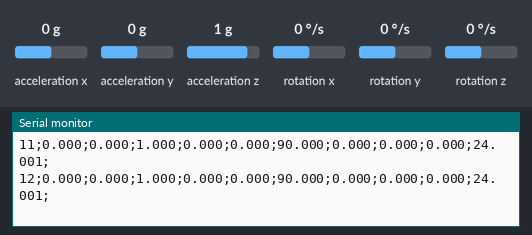
Bench run of a sketch on a simulated Teensy 4. On the bench: the last lines printed to the serial monitor. Wiring (inferred from the names in the program): MPU-6050 motion sensor at I2C address 0x68. The test bench sets the inputs (shaded band); at power-on: acceleration z 1 g, acceleration x 0 g, acceleration y 0 g, rotation x 0 °/s, rotation y 0 °/s, rotation z 0 °/s.

Above: at 1.3 s.
1.4 s: acceleration z set to 0 g
At 1.54 s:
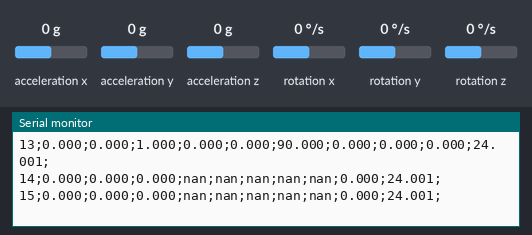
3.0 s: acceleration x set to -1.4 g
At 3.07 s:
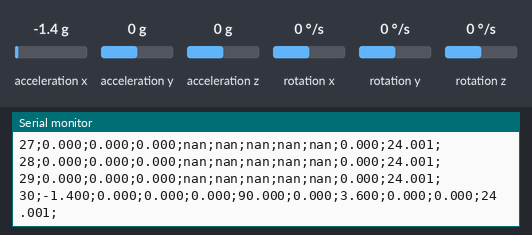
4.5 s: acceleration y set to -1.4 g
At 4.6 s:
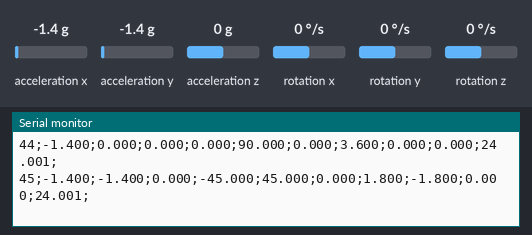
6.0 s: rotation x set to -192 °/s
At 6.02 s:
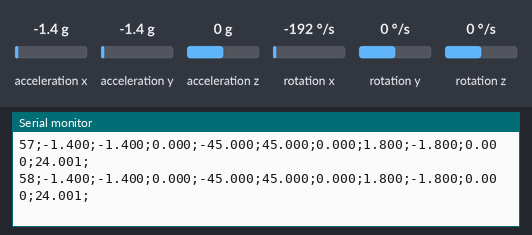
7.5 s: rotation y set to -192 °/s
At 7.56 s:
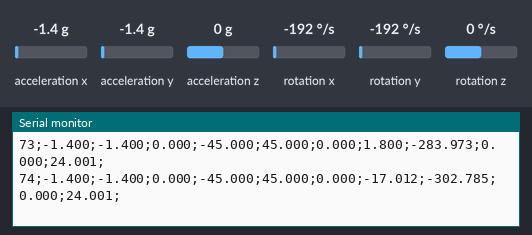
Timing chart, 0 to 10.0 s (numbered marks = the images above; inputs shaded):
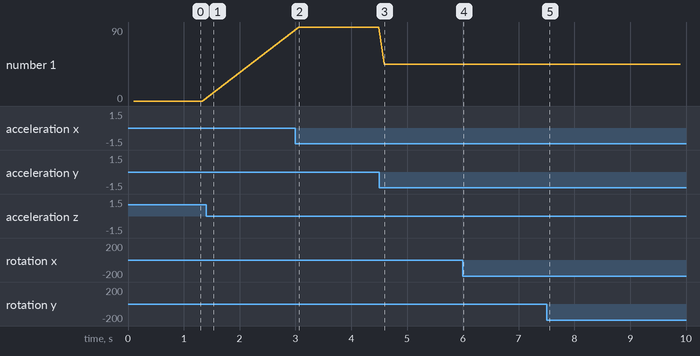

Measured:
- after the input at 1.4 s, the serial monitor: prints a new line at once (image 1)
- after the input at 3.0 s, the serial monitor: prints a new line after 0.06 s (image 2)
- after the input at 4.5 s, the serial monitor: prints a new line after 0.09 s (image 3)
- after the input at 7.5 s, the serial monitor: prints a new line after 0.05 s (image 5)

The sketch:

GY521_all_data.ino
```cpp
#include "GY521_csv.h"

GY521_csv* gy_csv = new GY521_csv(AD0_LOW);

void setup()
{
    Serial.begin(115200);
    Serial.println(__FILE__);

    Wire.begin();

    gy_csv->setColumns( "_100ms", COUNTER + TEMP            // if you want to have a counter, you can precise the time unit
                               + ACCELX + ACCELY + ACCELZ   // in the first argument with 6 characters like "1200ms" or "__60ms"
                               + ANGLEX + ANGLEY + ANGLEZ
                               + PITCH  + ROLL   + YAW   ); // order is not important
    // if you don't want to use the counter, you dont need to spécify the measure period
    // just use gy_csv->setColumns( ACCELX + ACCELY + ACCELZ );

    delay(100);
    while ( !gy_csv->isConnected() )
    {
        Serial.print(millis());
        Serial.println("\tCould not connect to GY521");
        delay(1000);
    }
    gy_csv->setSensitivity(8, 1);   // 8g and 500 degrees/s

    gy_csv->setThrottle();
    Serial.println("start...");

    // set calibration values from calibration sketch.
    gy_csv->setCalibrationValues(0,0,0,  // accel calibration from GY512 library calibration example
                                 0,0,0); // gyro  calibration from GY512 library calibration example

    gy_csv->printHeader();
}


void loop()
{
    gy_csv->update();
    gy_csv->printData();
    delay(100);
}
```

GY521.cpp
```cpp
// (licence header left out)
#include "GY521.h"

// keep register names in sync with BIG MPU6050 lib
#include "GY521_registers.h"

#define GY521_WAKEUP                 0x00

#define RAD2DEGREES                 (180.0 / PI)
#define RAW2DPS_FACTOR              (1.0 / 131.0)
#define RAW2G_FACTOR                (1.0 / 16384.0)


/////////////////////////////////////////////////////
//
// PUBLIC
//
GY521::GY521(uint8_t address, TwoWire *wire)
{
  _address = address;
  _wire    = wire;
  reset();
}


#if defined (ESP8266) || defined(ESP32)
bool GY521::begin(uint8_t sda, uint8_t scl)
{
  _wire->begin(sda, scl);
  if (isConnected())
  {
    return wakeup();
  }
  return false;
}
#endif


bool GY521::begin()
{
  _wire->begin();
  if (isConnected())
  {
    return wakeup();
  }
  return false;
}


bool GY521::isConnected()
{
  _wire->beginTransmission(_address);
  return (_wire->endTransmission() == 0);
}

void GY521::reset()
{
  setThrottleTime(GY521_THROTTLE_TIME);

  _ax  = _ay  = _az  = 0;
  _aax = _aay = _aaz = 0;
  _gx  = _gy  = _gz  = 0;
  _pitch = 0;
  _roll  = 0;
  _yaw   = 0;
}


bool GY521::wakeup()
{
  _wire->beginTransmission(_address);
  _wire->write(GY521_PWR_MGMT_1);
  _wire->write(GY521_WAKEUP);
  return (_wire->endTransmission() == 0);
}


int16_t GY521::read()
{
  uint32_t now = millis();
  if (_throttle)
  {
    if ((now - _lastTime) < _throttleTime)
    {
      // not an error.
      return GY521_THROTTLED;
    }
  }
  _lastTime = now;

  // Connected ?
  _wire->beginTransmission(_address);
  _wire->write(GY521_ACCEL_XOUT_H);
  if (_wire->endTransmission() != 0)
  {
    _error = GY521_ERROR_WRITE;
    return _error;
  }

  // Get the data
  int8_t n = _wire->requestFrom(_address, (uint8_t)14);
  if (n != 14)
  {
    _error = GY521_ERROR_READ;
    return _error;
  }
  // ACCELEROMETER
  _ax = _WireRead2();  // ACCEL_XOUT_H  ACCEL_XOUT_L
  _ay = _WireRead2();  // ACCEL_YOUT_H  ACCEL_YOUT_L
  _az = _WireRead2();  // ACCEL_ZOUT_H  ACCEL_ZOUT_L
  // TEMPERATURE
  _temperature = _WireRead2(); // TEMP_OUT_H    TEMP_OUT_L
  // GYROSCOPE
  _gx = _WireRead2();  // GYRO_XOUT_H   GYRO_XOUT_L
  _gy = _WireRead2();  // GYRO_YOUT_H   GYRO_YOUT_L
  _gz = _WireRead2();  // GYRO_ZOUT_H   GYRO_ZOUT_L

  // duration interval
  now = micros();
  float duration = (now - _lastMicros) * 1e-6;  // duration in seconds.
  _lastMicros = now;


  // next lines might be merged per axis.

  // Convert raw acceleration to g's
  _ax *= _raw2g;
  _ay *= _raw2g;
  _az *= _raw2g;

  // Error correct raw acceleration (in g) measurements  // #18 kudos to Merkxic
  _ax += axe;
  _ay += aye;
  _az += aze;

  // prepare for Pitch Roll Yaw
  float _ax2 = _ax * _ax;
  float _ay2 = _ay * _ay;
  float _az2 = _az * _az;

  _aax = atan(       _ay / sqrt(_ax2 + _az2)) * RAD2DEGREES;
  _aay = atan(-1.0 * _ax / sqrt(_ay2 + _az2)) * RAD2DEGREES;
  _aaz = atan(       _az / sqrt(_ax2 + _ay2)) * RAD2DEGREES;
  // optimize #22
  // _aax = atan(_ay / hypot(_ax, _az)) * RAD2DEGREES;
  // _aay = atan(-1.0 * _ax / hypot(_ay, _az)) * RAD2DEGREES;
  // _aaz = atan(_az / hypot(_ax, _ay)) * RAD2DEGREES;

  // Convert to Celsius
  _temperature = _temperature * 0.00294117647 + 36.53;  //  == /340.0  + 36.53;

  // Convert raw Gyro to degrees/seconds
  _gx *= _raw2dps;
  _gy *= _raw2dps;
  _gz *= _raw2dps;

  // Error correct raw gyro measurements.
  _gx += gxe;
  _gy += gye;
  _gz += gze;

  _gax += _gx * duration;
  _gay += _gy * duration;
  _gaz += _gz * duration;

  _yaw   = _gaz;
  _pitch = 0.96 * _gay + 0.04 * _aay;
  _roll  = 0.96 * _gax + 0.04 * _aax;

  return GY521_OK;
}


bool GY521::setAccelSensitivity(uint8_t as)
{
  _afs = as;
  if (_afs > 3) _afs = 3;
  uint8_t val = getRegister(GY521_ACCEL_CONFIG);
  if (_error != 0)
  {
    return false;
  }
  // no need to write same value
  if (((val >> 3) & 3) != _afs)
  {
    val &= 0xE7;
    val |= (_afs << 3);
    if (setRegister(GY521_ACCEL_CONFIG, val) != GY521_OK)
    {
      return false;
    }
  }
  // calculate conversion factor.  // 4 possible values => lookup table?
  _raw2g = (1 << _afs) * RAW2G_FACTOR;
  return true;
}


uint8_t GY521::getAccelSensitivity()
{
  uint8_t val = getRegister(GY521_ACCEL_CONFIG);
  if (_error != GY521_OK)
  {
    return _error; // return and propagate error (best thing to do)
  }
  _afs = (val >> 3) & 3;
  return _afs;
}


bool GY521::setGyroSensitivity(uint8_t gs)
{
  _gfs = gs;
  if (_gfs > 3) _gfs = 3;
  uint8_t val = getRegister(GY521_GYRO_CONFIG);
  if (_error != 0)
  {
    return false;
  }
  // no need to write same value
  if (((val >> 3) & 3) != _gfs)
  {
    val &= 0xE7;
    val |= (_gfs << 3);
    if (setRegister(GY521_GYRO_CONFIG, val) != GY521_OK)
    {
      return false;
    }
  }
  // calculate conversion factor..  // 4 possible values => lookup table?
  _raw2dps = (1 << _gfs) * RAW2DPS_FACTOR;
  return true;
}


uint8_t GY521::getGyroSensitivity()
{
  uint8_t val = getRegister(GY521_GYRO_CONFIG);
  if (_error != GY521_OK)
  {
    return _error; // return and propagate error (best thing to do)
  }
  _gfs = (val >> 3) & 3;
  return _gfs;
}


uint8_t GY521::setRegister(uint8_t reg, uint8_t value)
{
  _wire->beginTransmission(_address);
  _wire->write(reg);
  _wire->write(value);
  // no need to do anything if not connected.
  if (_wire->endTransmission() != 0)
  {
    _error = GY521_ERROR_WRITE;
    return _error;
  }
  return GY521_OK;
}


uint8_t GY521::getRegister(uint8_t reg)
{
  _wire->beginTransmission(_address);
  _wire->write(reg);
  if (_wire->endTransmission() != 0)
  {
    _error = GY521_ERROR_WRITE;
    return _error;
  }
  uint8_t n = _wire->requestFrom(_address, (uint8_t) 1);
  if (n != 1)
  {
    _error = GY521_ERROR_READ;
    return _error;
  }
  uint8_t val = _wire->read();
  return val;
}


// to read register of 2 bytes.
int16_t GY521::_WireRead2()
{
  int16_t tmp = _wire->read();
  tmp <<= 8;
  tmp |= _wire->read();
  return tmp;
}


// -- END OF FILE --
```

GY521.h
```cpp
#pragma once
//
//    FILE: GY521.h
//  AUTHOR: Rob Tillaart
// VERSION: 0.3.6
// PURPOSE: Arduino library for I2C GY521 accelerometer-gyroscope sensor
//     URL: https://github.com/RobTillaart/GY521
//
// HISTORY:
// see GY521.cpp file
//


#include "Arduino.h"
#include "Wire.h"


#define GY521_LIB_VERSION           (F("0.3.6"))


#ifndef GY521_THROTTLE_TIME
#define GY521_THROTTLE_TIME         10   // milliseconds
#endif


// ERROR CODES
#define GY521_OK                     0
#define GY521_THROTTLED              1
#define GY521_ERROR_READ            -1
#define GY521_ERROR_WRITE           -2
#define GY521_ERROR_NOT_CONNECTED   -3


class GY521
{
public:
  GY521(uint8_t address = 0x69, TwoWire *wire = &Wire); // 0x68 or 0x69


#if defined (ESP8266) || defined(ESP32)
  bool     begin(uint8_t sda, uint8_t scl);
#endif
  bool     begin();
  bool     isConnected();
  void     reset();


  bool     wakeup();
  // throttle to force delay between reads.
  void     setThrottle(bool throttle = true) { _throttle = throttle; };
  bool     getThrottle()                     { return _throttle; };
  // 0..65535 (max milliseconds == roughly 1 minute.
  void     setThrottleTime(uint16_t ti )     { _throttleTime = ti; };
  uint16_t getThrottleTime()                 { return _throttleTime; };


  // returns GY521_OK or one of the error codes above.
  int16_t  read();

  // SET BEFORE READ
  // as = 0,1,2,3 ==> 2g 4g 8g 16g
  bool     setAccelSensitivity(uint8_t as);
  uint8_t  getAccelSensitivity();          // returns 0,1,2,3
  // gs = 0,1,2,3  ==>  250, 500, 1000, 2000 degrees/second
  bool     setGyroSensitivity(uint8_t gs);
  uint8_t  getGyroSensitivity();           // returns 0,1,2,3

  // CALL AFTER READ
  float    getAccelX()   { return _ax; };
  float    getAccelY()   { return _ay; };
  float    getAccelZ()   { return _az; };
  float    getAngleX()   { return _aax; };
  float    getAngleY()   { return _aay; };
  float    getAngleZ()   { return _aaz; };
  float    getTemperature() { return _temperature; };
  float    getGyroX()    { return _gx; };
  float    getGyroY()    { return _gy; };
  float    getGyroZ()    { return _gz; };
  float    getPitch()    { return _pitch; };
  float    getRoll()     { return _roll; };
  float    getYaw()      { return _yaw; };


  // last time sensor is actually read.
  uint32_t lastTime()    { return _lastTime; };


  // generic worker to get access to all functionality
  uint8_t  setRegister(uint8_t reg, uint8_t value);
  uint8_t  getRegister(uint8_t reg);


  // get last error and reset error to OK.
  int16_t  getError()    { return _error; _error = GY521_OK; };


  // calibration errors
  float    axe = 0, aye = 0, aze = 0;  // accelerometer errors
  float    gxe = 0, gye = 0, gze = 0;  // gyro errors


private:
  uint8_t  _address;                // I2C address
  bool     _throttle = true;        // to prevent reading too fast
  uint16_t _throttleTime = GY521_THROTTLE_TIME;
  uint32_t _lastTime = 0;           // to measure duration for math & throttle
  uint32_t _lastMicros = 0;         // to measure duration for math & throttle
  int16_t  _error = GY521_OK;       // initially everything is OK

  uint8_t  _afs = 0;                // sensitivity factor
  float    _raw2g = 1.0/16384.0;    // raw data to gravity g's
  float    _ax, _ay, _az;           // accelerometer raw
  float    _aax, _aay, _aaz;        // accelerometer processed

  uint8_t  _gfs = 0;
  float    _raw2dps = 1.0/131.0;
  float    _gx, _gy, _gz;           // gyro raw
  float    _gax, _gay, _gaz;        // gyro processed.
  float    _pitch, _roll, _yaw;     // used by user

  float    _temperature = 0;

  // to read register of 2 bytes.
  int16_t  _WireRead2();

  TwoWire*  _wire;
};


// -- END OF FILE --
```

GY521_csv.cpp
```cpp
#include "GY521_csv.h"

GY521_csv::GY521_csv(int AD0_level) : sensor(GY521(AD0_level)) {}

void GY521_csv::setColumns(int columns) { col = columns; }
void GY521_csv::setColumns(char* counterFormat, int columns) {
    for (int i = 0; i < COUNTER_FORMAT_LENGTH; i++ ) {
        cntFormat[i] = counterFormat[i];
    }
    setColumns(columns);
}

void GY521_csv::update() {
    sensor.read();
    if (col &              0b1) counter++;
    if (col &             0b10) accelx = sensor.getAccelX();
    if (col &            0b100) accely = sensor.getAccelY();
    if (col &           0b1000) accelz = sensor.getAccelZ();
    if (col &          0b10000) anglex = sensor.getAngleX();
    if (col &         0b100000) angley = sensor.getAngleY();
    if (col &        0b1000000) anglez = sensor.getAngleZ();
    if (col &       0b10000000) gyrox  = sensor.getGyroX();
    if (col &      0b100000000) gyroy  = sensor.getGyroY();
    if (col &     0b1000000000) gyroz  = sensor.getGyroZ();
    if (col &    0b10000000000) pitch  = sensor.getPitch();
    if (col &   0b100000000000) roll   = sensor.getRoll();
    if (col &  0b1000000000000) yaw    = sensor.getYaw();
    if (col & 0b10000000000000) temp   = sensor.getTemperature();
}
void GY521_csv::printHeader() {
    if (col &              0b1) {
                                Serial.print("Counter_");
                                Serial.print(cntFormat);
                                Serial.print(';');
    }
    if (col &             0b10) Serial.print("Accelx;");
    if (col &            0b100) Serial.print("Accely;");
    if (col &           0b1000) Serial.print("Accelz;");
    if (col &          0b10000) Serial.print("Anglex;");
    if (col &         0b100000) Serial.print("Angley;");
    if (col &        0b1000000) Serial.print("Anglez;");
    if (col &       0b10000000) Serial.print("Gyrox;");
    if (col &      0b100000000) Serial.print("Gyroy;");
    if (col &     0b1000000000) Serial.print("Gyroz;");
    if (col &    0b10000000000) Serial.print("Pitch;");
    if (col &   0b100000000000) Serial.print("Roll;");
    if (col &  0b1000000000000) Serial.print("Yaw;");
    if (col & 0b10000000000000) Serial.print("Temperature;");
    Serial.println();
}
void GY521_csv::printData() {
    if (col &              0b1) { Serial.print(counter);   Serial.print(';'); }
    if (col &             0b10) { Serial.print(accelx, 3); Serial.print(';'); }
    if (col &            0b100) { Serial.print(accely, 3); Serial.print(';'); }
    if (col &           0b1000) { Serial.print(accelz, 3); Serial.print(';'); }
    if (col &          0b10000) { Serial.print(anglex, 3); Serial.print(';'); }
    if (col &         0b100000) { Serial.print(angley, 3); Serial.print(';'); }
    if (col &        0b1000000) { Serial.print(anglez, 3); Serial.print(';'); }
    if (col &       0b10000000) { Serial.print(gyrox,  3); Serial.print(';'); }
    if (col &      0b100000000) { Serial.print(gyroy,  3); Serial.print(';'); }
    if (col &     0b1000000000) { Serial.print(gyroz,  3); Serial.print(';'); }
    if (col &    0b10000000000) { Serial.print(pitch,  3); Serial.print(';'); }
    if (col &   0b100000000000) { Serial.print(roll,   3); Serial.print(';'); }
    if (col &  0b1000000000000) { Serial.print(yaw,    3); Serial.print(';'); }
    if (col & 0b10000000000000) { Serial.print(temp,   3); Serial.print(';'); }

    Serial.println();
}

void GY521_csv::initGY521() {

}

bool GY521_csv::isConnected() { return sensor.wakeup(); }

void GY521_csv::setSensitivity(int accel, int gyro) {
    sensor.setAccelSensitivity(accel); // 8 = 8g
    sensor.setGyroSensitivity(gyro);   // 1 = 500 degrees/s
}

void GY521_csv::setThrottle() { sensor.setThrottle(); }

void GY521_csv::setCalibrationValues(int axe, int aye, int aze, int gxe, int gye, int gze) {
    sensor.axe = axe;
    sensor.aye = aye;
    sensor.aze = aze;
    sensor.gxe = gxe;
    sensor.gye = gye;
    sensor.gze = gze;
}
```

GY521_csv.h
```cpp
#ifndef GY521_CSV_H
#define GY521_CSV_H

/**
 * @file GY521_csv.h
 * @author Romain Saboret
 * @brief
 * @version 0.1
 * @date 2022-01-07
 *
 * @copyright Copyright (c) 2022
 *
 * Drop this file with the cpp file and use
 * #include "GY521_csv.h" to use this library
 */

#include "GY521.h"

/**
 * @brief Counter format parameters
 *
 * length and default string for the counter
 *
 */
const int   COUNTER_FORMAT_LENGTH = 6;
#define COUNTER_FORMAT_STRING "______" // Must match the characters length

/**
 * @brief AD0 logic levels
 *
 * the AD0 pin on the GY521 module
 * must be set to high or low
 *
 */
const int AD0_HIGH = 0x69;
const int AD0_LOW  = 0x68;

/**
 * @brief GY521 fields
 *
 * All the different GY521 output data
 * Each data on a different byte
 *
 */
enum GY521_fields {
    COUNTER           = 0b1,
    ACCELX           = 0b10,  ACCELY        = 0b100, ACCELZ          = 0b1000,
    ANGLEX        = 0b10000,  ANGLEY     = 0b100000, ANGLEZ       = 0b1000000,
    GYROX      = 0b10000000,  GYROY   = 0b100000000, GYROZ     = 0b1000000000,
    PITCH   = 0b10000000000,  ROLL = 0b100000000000, YAW    = 0b1000000000000,
    TEMP = 0b10000000000000,
};

/**
 * @brief GY521 abstraction to CSV
 *
 * class to abstract the GY521 output and
 * provide csv format for the output
 *
 */
class GY521_csv {
    private:
        char cntFormat[COUNTER_FORMAT_LENGTH + 1] = COUNTER_FORMAT_STRING;
        int counter  = 0;
        int col      = 0x00000000000000;
        float accelx = 0.0;
        float accely = 0.0;
        float accelz = 0.0;
        float anglex = 0.0;
        float angley = 0.0;
        float anglez = 0.0;
        float gyrox  = 0.0;
        float gyroy  = 0.0;
        float gyroz  = 0.0;
        float pitch  = 0.0;
        float roll   = 0.0;
        float yaw    = 0.0;
        float temp   = 0.0;

    public:
        GY521 sensor;

        GY521_csv(int AD0_level);

        void setColumns(int columns);
        void setColumns(char* counterFormat, int columns);

        void update();

        void printHeader();
        void printData();

        void initGY521();

        bool isConnected();

        void setSensitivity(int accel, int gyro);
        void setThrottle();
        void setCalibrationValues(int axe, int aye, int aze, int gxe, int gye, int gze);

};

#endif
```

Source omitted: GY521_registers.h (5083 bytes)
